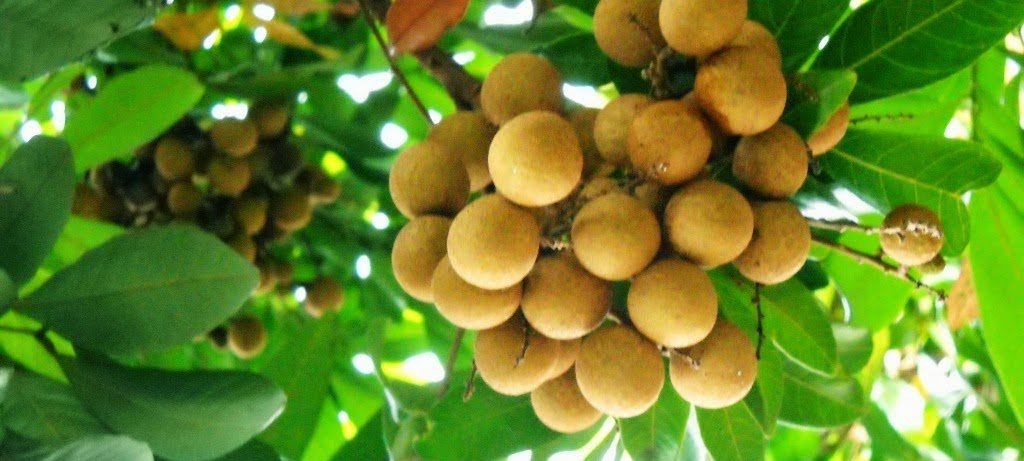
#> input picture modul-contoh/buah/longang_cr.jpg, 1024 x 461 px, given as the content of the folder buah/longang_cr.jpg, which was not available
$ python console.py --input buah/longang_cr.jpg
#> lines starting #> are read from the running program, lines starting #| are printed output that depends on the picture; after the words box and inside, x2 and y2 are one past the last pixel; in counts of white or black regions, pixels touching at a corner belong together; pictures that were not available may be replaced by others from this repository, and a replacement may not be noted
#> further down, img is the input picture: shape (461, 1024, 3); mean B, G, R 39.6, 132.5, 102
### modul-contoh/function/fruits_counter.py
import numpy as np
import cv2

def counter(img):
    # membaca file citra
    #img = cv2.imread('fruits.jpg')

    # konversi ke grayscale
    gray = cv2.cvtColor(img, cv2.COLOR_BGR2GRAY)

    # filter penghalusan dengan gaussian blur
    blur = cv2.GaussianBlur(gray,(25,25),0)
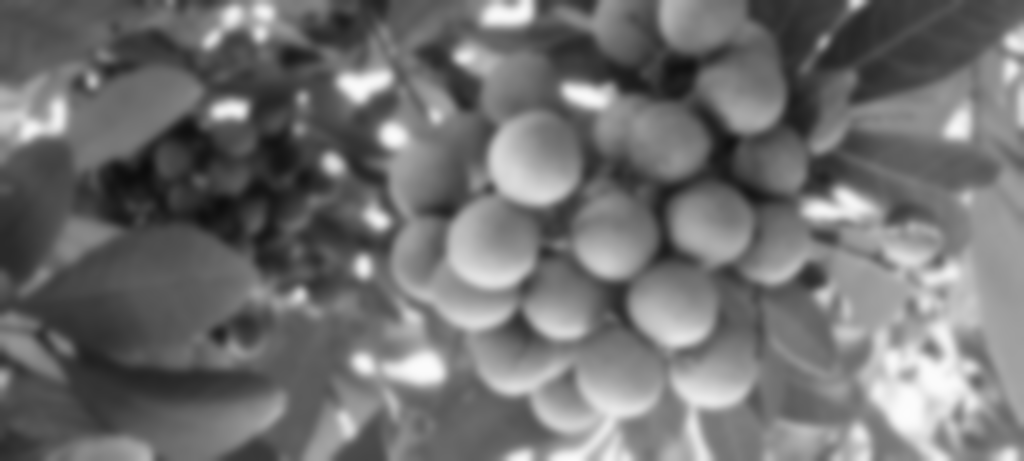
#> blur: shape (461, 1024); min 12, max 252, mean 112.8

    # perbaikan brightness dan contrast
    brightness = -140
    contrast = 90
    tmp = np.int16(blur)
    tmp = tmp * (contrast/127+1) - contrast + brightness
    tmp = np.clip(tmp, 0, 255)
    adjusted = np.uint8(tmp)

    # merubah ke citra biner(hitam putih)
    ret, thresh = cv2.threshold(adjusted,0,255,cv2.THRESH_BINARY+cv2.THRESH_OTSU)
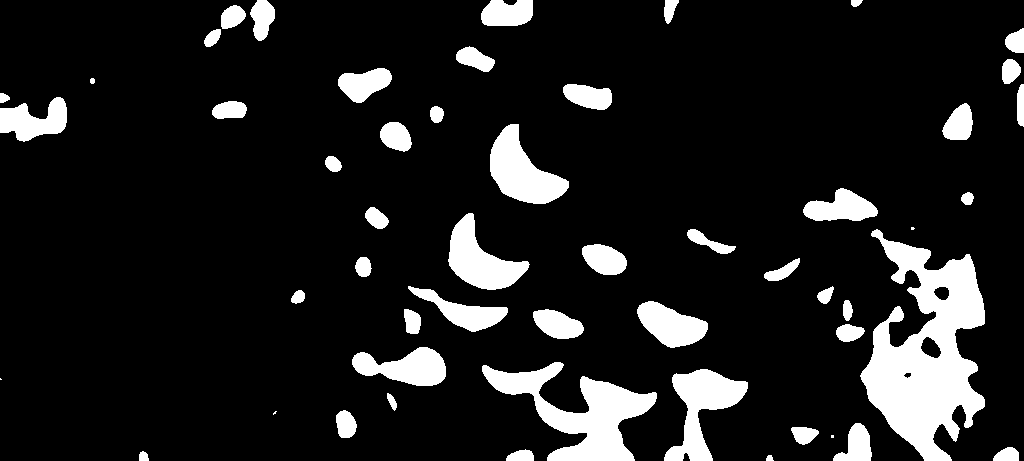
#> thresh: shape (461, 1024); 12.2% white; 53 white regions (4 under 20 px), largest, box (x1, y1, x2, y2) and area: (860, 229, 985, 461) 15164, (482, 362, 657, 461) 6870, (664, 369, 748, 461) 3464
#> ret = 58

    # penghapusan noise menggunakan operasi morfologi opening
    kernel = np.ones((5,5),np.uint8)
    opening = cv2.morphologyEx(thresh,cv2.MORPH_OPEN,kernel, iterations = 2)
#> opening: shape (461, 1024); 11.6% white; 50 white regions, largest, box (x1, y1, x2, y2) and area: (862, 241, 985, 461) 14379, (536, 379, 655, 461) 5296, (665, 370, 747, 461) 3425

    # bagian yang pasti background
    sure_bg = cv2.dilate(opening,kernel,iterations=3)
#> sure_bg: shape (461, 1024); 21.3% white; 38 white regions, largest, box (x1, y1, x2, y2) and area: (831, 235, 991, 461) 22900, (480, 358, 661, 461) 10808, (659, 364, 753, 461) 5663

    # bagian yang pasti foreground/obyek
    dist_transform = cv2.distanceTransform(opening,cv2.DIST_L2,3)
    ret, sure_fg = cv2.threshold(dist_transform,0.1*dist_transform.max(),255,0)
#> sure_fg: shape (461, 1024) float32; 8.2% white; 51 white regions (7 under 20 px), largest, box (x1, y1, x2, y2) and area: (865, 244, 982, 461) 11581, (539, 382, 652, 461) 4213, (493, 127, 564, 201) 2629
#> ret = 3.06
    sure_fg = np.uint8(sure_fg)

    # bagian unknown (bukan pasti background dan pasti foreground)
    unknown = cv2.subtract(sure_bg,sure_fg)
#> unknown: shape (461, 1024); 13% white; 42 white regions

    # pemberian marker pada tiap obyek
    ret, markers = cv2.connectedComponents(sure_fg)
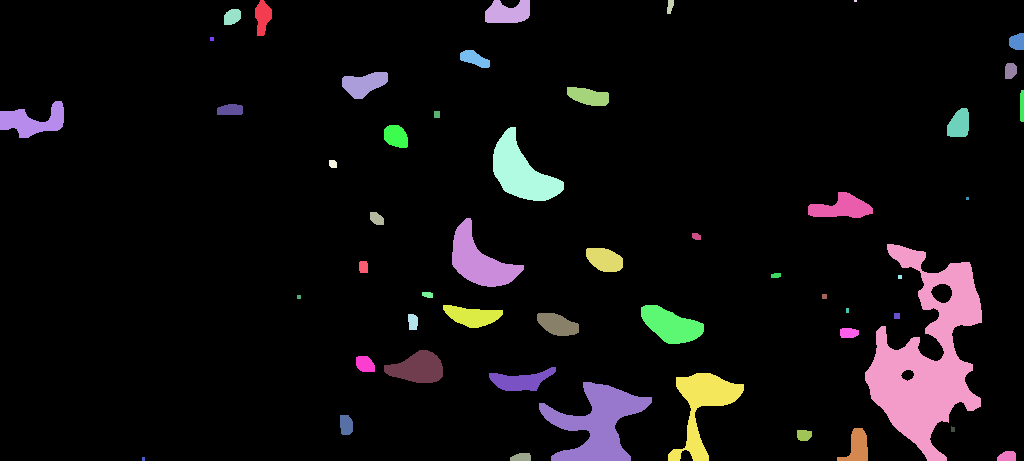
#> markers: shape (461, 1024) int32; 52 distinct labels, from 0 to 51; one colour per label, 0 black
#> ret = 52
    markers = markers+1
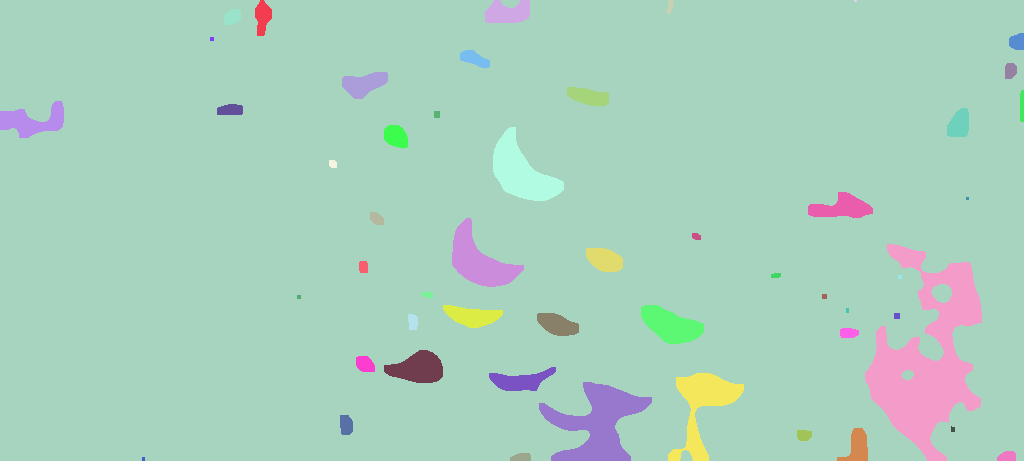
#> markers: shape (461, 1024) int32; 52 distinct labels, from 1 to 52; one colour per label, 0 black
    # bagian unknown diset 0
    markers[unknown==255] = 0

    # proses watershed
    markers = cv2.watershed(img,markers)
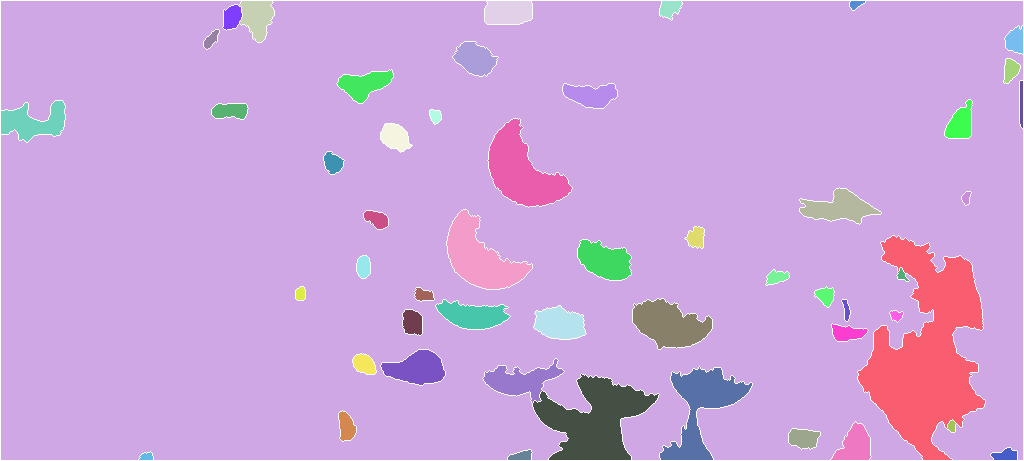
#> markers: shape (461, 1024) int32; 53 distinct labels, from -1 to 52; one colour per label, 0 black, -1 white
    img[markers == -1] = [255,0,0]
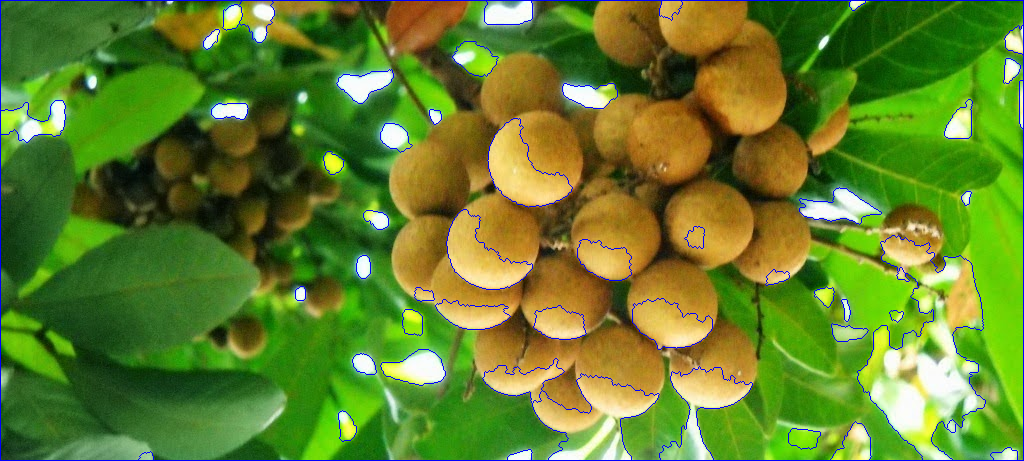
#> img: shape (461, 1024, 3); 1.87% of pixels changed, all inside (x1, y1, x2, y2) = (0, 0, 1024, 461)

    # perhitungan jumlah obyek dan pelabelan obyek
    new_img = img.copy()
    conts,h=cv2.findContours(sure_fg.copy(),cv2.RETR_EXTERNAL,cv2.CHAIN_APPROX_NONE)
#> conts = 51 contours, 9 with area under 20; largest, box (x1, y1, x2, y2) and area: (865, 244, 982, 461) 11582, (539, 382, 652, 461) 4004, (493, 127, 564, 201) 2524, (668, 373, 744, 461) 2352, (452, 218, 524, 287) 2158; h = 51 rows, first 6: [1, -1, -1, -1], [2, 0, -1, -1], [3, 1, -1, -1], [4, 2, -1, -1], [5, 3, -1, -1], [6, 4, -1, -1]
    num_obj= len(conts)
#> num_obj = 51
    #print("jumlah buah: "+str(num_obj))
    for i in range(len(conts)):
        x,y,w,h=cv2.boundingRect(conts[i])
        cv2.rectangle(new_img,(x,y),(x+w,y+h),(0,0,255), 2)
        cv2.putText(new_img, str(i+1),(x,y+h),cv2.FONT_HERSHEY_SIMPLEX,0.8,(0,255,255))
#> this loop made 51 passes
#> (x, y, w, h) on passes 1 to 12: (142, 457, 3, 4), (510, 453, 21, 8), (997, 451, 19, 10), (797, 430, 15, 11), (837, 428, 31, 33), (951, 426, 4, 6), (340, 415, 13, 20), (539, 382, 113, 79), (668, 373, 76, 88), (489, 367, 67, 24), (356, 356, 19, 16), (384, 350, 59, 33)
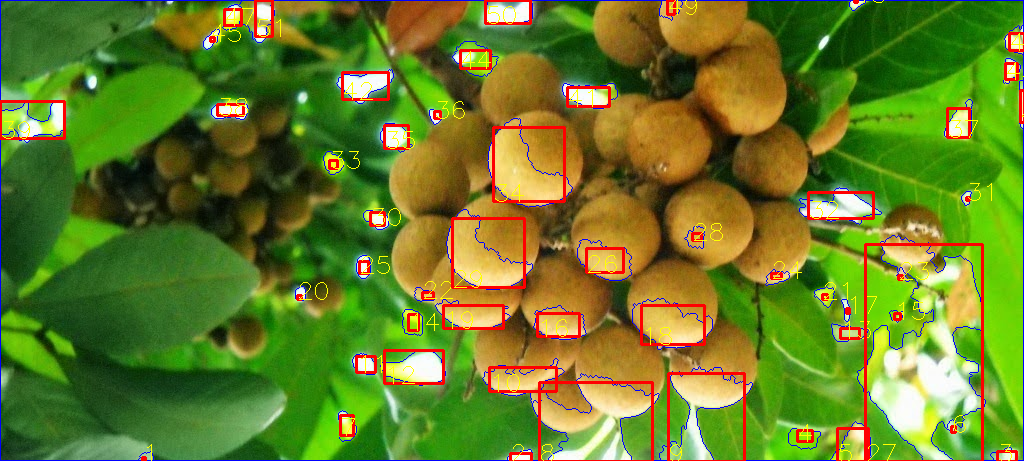
#> new_img: shape (461, 1024, 3); 3.77% of pixels changed, all inside (x1, y1, x2, y2) = (0, 0, 1024, 461)

    return new_img, num_obj

    # simpan dalam file
    #cv2.imwrite("buah.png", new_img)

### modul-contoh/console.py
import cv2
import glob
import argparse
from pathlib import Path
from function.fruits_counter import counter

if __name__ == '__main__':
    parser = argparse.ArgumentParser()
    parser.add_argument('--input')
    parser.add_argument('--output')
    args = parser.parse_args()

    input = str(args.input)
    output = str(args.output)

    filenames = [img for img in glob.glob(input+"/*.*")]

    for imgfile in filenames:
        img_path = f'{imgfile}'
        img_split = Path(img_path).stem
        print(img_split)

        img = cv2.imread(imgfile)
        new_img, num_obj = counter(img)
#> num_obj = 51
        print("jumlah buah: "+str(num_obj))
#| jumlah buah: 51
        cv2.imwrite(output+"/"+img_split+".png", new_img)
